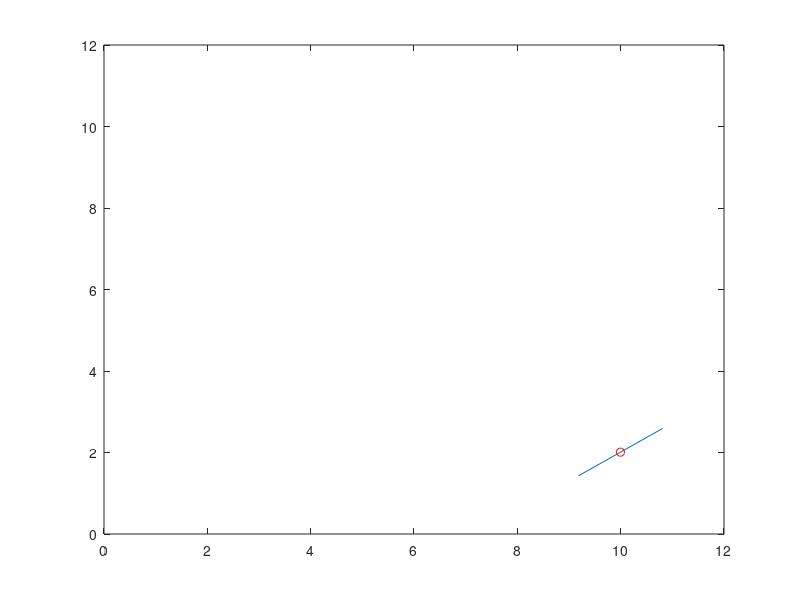

Write MATLAB code to recreate this figure. (Note: this script raises an error after producing the figure.)
clc
clear all
close all
S = [3 7];
G = [10 2];
r = 0.04;
R = 0.12;
phi_0 = pi/6;
d_t = 0.01;
d_L = sqrt((S(1) - G(1))^2 + (S(2) - G(2))^2);
phi_des = atan2((G(2)-S(2)),(G(1)-S(1)));
d_phi = phi_des - phi_0;
Kp = 60;
Kd = 40;
Ki = 3;
WAYX = 0;
WAYY = 0;
integer_omega = 0;
integer_axis = 0;
phi_now = phi_0;
xlim([0 15])
ylim([0 15])
while abs(d_L) > 0.01
        while abs(rad2deg(d_phi)) > 0.05
            omega_r = Kp*d_phi+Kd*d_phi*d_t+Ki*integer_omega;
            omega_l = -(Kp*d_phi+Kd*d_phi*d_t+Ki*integer_omega);
            Vr = omega_r*r;
            Vl = omega_l*r;
            Omega = ((Vr-Vl)/(2*R));
            PHI = Omega*d_t;
            phi_now = phi_now + PHI;
            d_phi = d_phi - PHI;
            i=i+1;
            integer_omega = integer_omega + d_phi*d_t
            figure(1)
            plot([S(1)-cos(-phi_now) S(1)+cos(-phi_now)], [S(2)-sin(-phi_now) S(2)+sin(-phi_now)])
            xlim([0 12])
            ylim([0 12])
        end
    d_phi = 0;
    PHI = phi_now
    omega_r = Kp*d_L+Kd*d_L*d_t+Ki*integer_axis;
    omega_l = Kp*d_L+Kd*d_L*d_t+Ki*integer_axis;
    Vr = omega_r*r;
    Vl = omega_l*r;
    S_wheels = ((Vr+Vl)/2)*d_t;
    WAYX = WAYX + S_wheels*cos(PHI)
    WAYY = WAYY + S_wheels*sin(PHI)
    wayX = S(1)+WAYX
    wayY = S(2)+WAYY
    d_L = d_L - S_wheels
    figure(1)
    plot([wayX-cos(-phi_now) wayX+cos(-phi_now)], [wayY-sin(-phi_now) wayY+sin(-phi_now)])
    xlim([0 12])
    ylim([0 12])
    integer_axis = integer_axis + d_L*d_t
end 
figure(1)
hold on
plot(wayX, wayY, 'o','Color', 'r')
plot([S(1)-cos(-phi_0) S(1)+cos(-phi_0)], [S(2)-sin(-phi_0) S(2)+sin(-phi_0)], 'Color', '0 0 0')
grid on